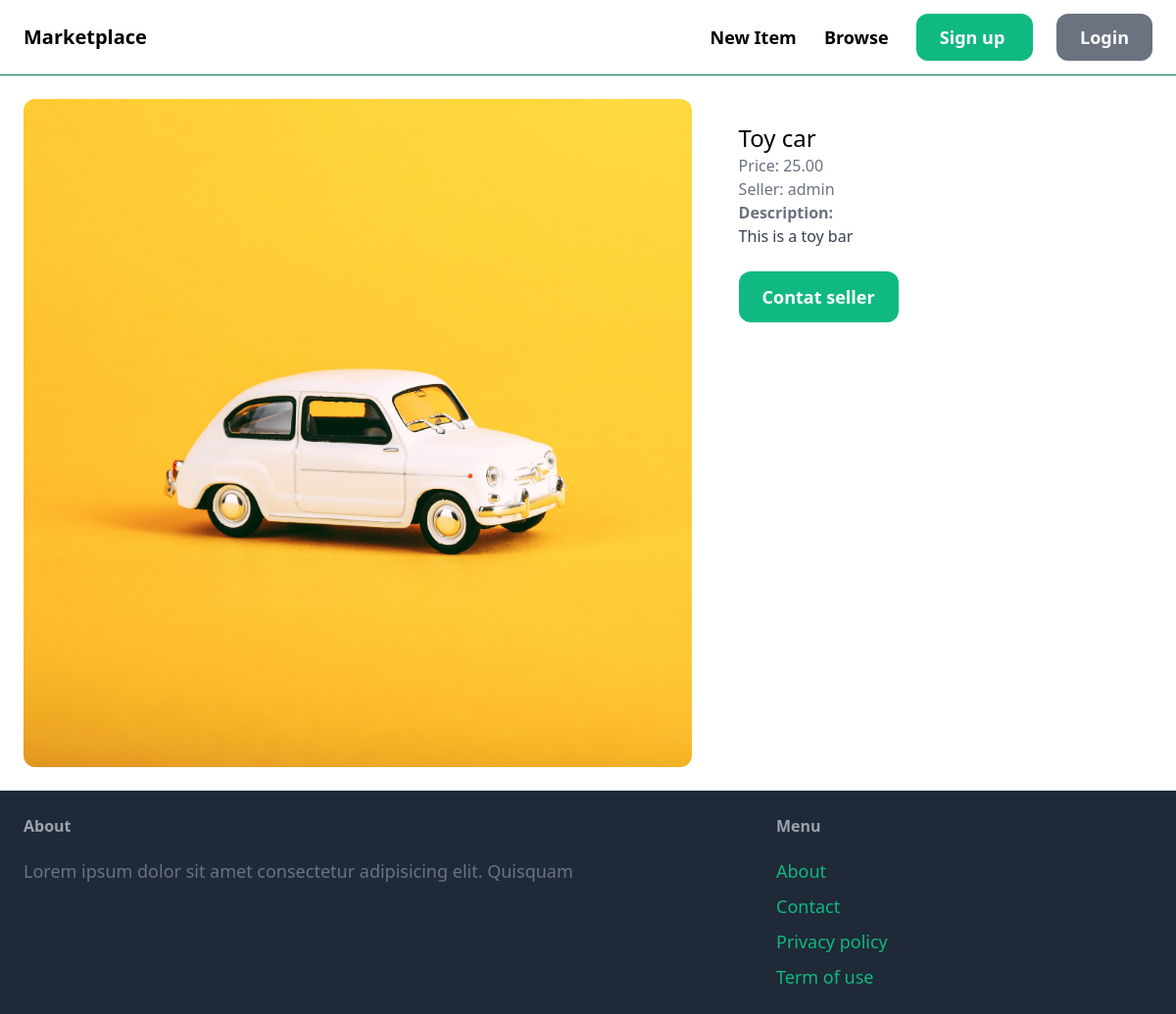
Screenshot of /items/3/ with the database file from the repository.
### item/models.py (models this page shows, shortened)
class Item(models.Model):
    Category = models.ForeignKey(
        Category, related_name="items", on_delete=models.CASCADE
    )
    name = models.CharField(max_length=255)
    description = models.TextField(blank=True, null=True)
    price = models.DecimalField(max_digits=10, decimal_places=2)
    image = models.ImageField(upload_to="item_images", blank=True, null=True)
    is_sold = models.BooleanField(default=False)
    created_by = models.ForeignKey(User, related_name="items", on_delete=models.CASCADE)
    created_at = models.DateTimeField(auto_now_add=True)
    class Meta:
        ordering = ["-created_at"]

### item/views.py (the view)
# urls.py: path("<int:pk>/", views.detail, name="detail"),
def detail(request, pk):
    item = get_object_or_404(Item, pk=pk)
    return render(request, "item/detail.html", {"item": item})

### item/templates/item/detail.html
{% extends 'core/base.html' %} {% block title %} {{ item.name }} {% endblock %} {% block content %}
<div class="grid grid-cols-5 gap-6">
    <div class="col-span-3">
        <img src="{{ item.image.url}}" alt="" class="rounded-xl" />
    </div>
    <div class="p-6 bg-white rounded-b-xl">
        <h2 class="text-2xl">{{ item.name }}</h2>
        <p class="text-gray-500">Price: {{ item.price }}</p>
        <p class="text-gray-500">Seller: {{ item.created_by.username }}</p>
        {% if item.description %}
        <p class="text-gray-700">
            <strong class="text-gray-500">Description:</strong><br />
            {{ item.description }}
        </p>
        {% endif %}
        <a
            href=""
            class="inline-block mt-6 px-6 py-3 text-lg font-semibold bg-emerald-500 text-white hover:bg-emerald-700 rounded-xl"
            >Contat seller
        </a>
    </div>
</div>
{% endblock %}

### rows the page displays
Item: image (picture), name "Toy car", price "25.00", created_by.username "admin", description "This is a toy bar"
